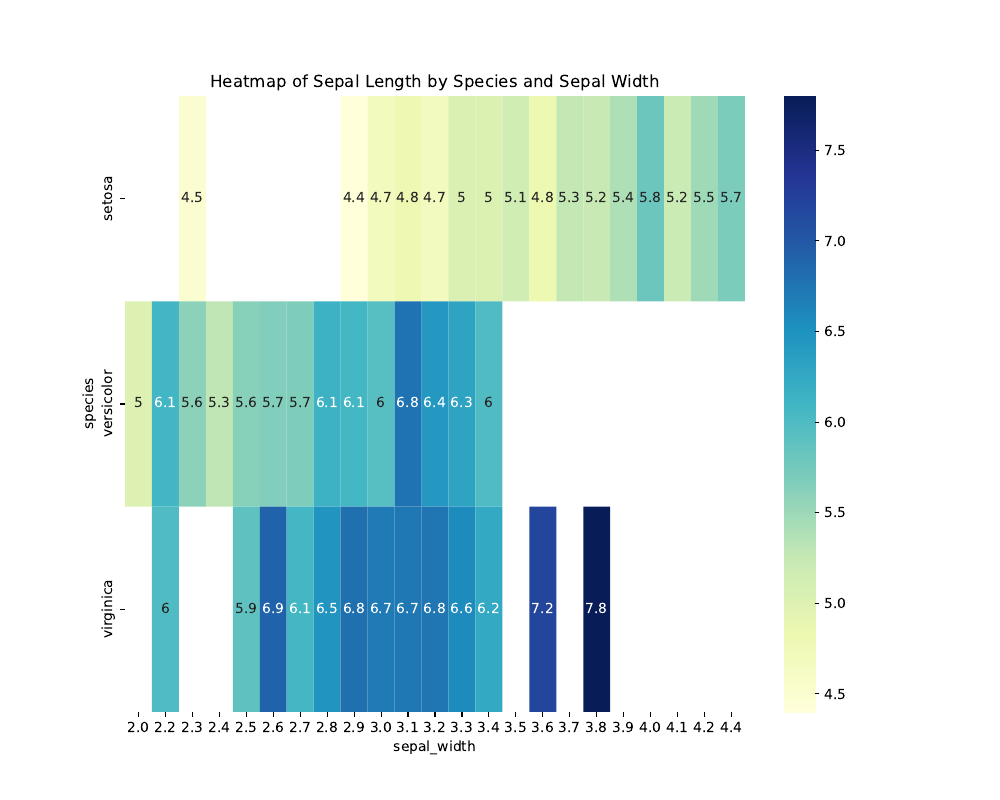

Write Python code to recreate this figure.
import seaborn as sns
import matplotlib.pyplot as plt

# Load the iris dataset
iris = sns.load_dataset('iris')

iris_pivot = iris.pivot_table(index='species', columns='sepal_width', values='sepal_length', aggfunc='mean')

# Create the heatmap
plt.figure(figsize=(10, 8))
sns.heatmap(iris_pivot, cmap='YlGnBu', annot=True)  # 'annot=True' will display the values in each cell
plt.title('Heatmap of Sepal Length by Species and Sepal Width')

# Save the plot
plt.savefig("Heatmap_Iris.pdf")
plt.show()
